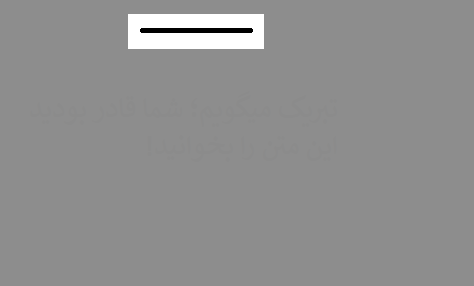
#> input picture gamma-correction/hidden.png, 474 x 286 px
$ jupyter execute Untitled.ipynb
#> lines starting #> are read from the running program, lines starting #| are printed output that depends on the picture
[cell 1]
import matplotlib.pyplot as plt
import numpy as np
import cv2

[cell 2]
image = cv2.imread('hidden.png',0)
#> image: shape (286, 474); min 0, max 255, mean 143.9
result = cv2.equalizeHist(image)
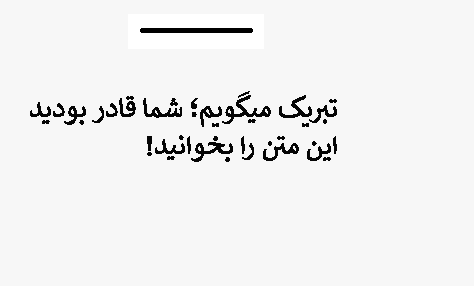
#> result: shape (286, 474); min 0, max 255, mean 240

[cell 3]
plt.figure(figsize=[8,4])
plt.subplot(121);plt.imshow(image, cmap = 'gray');plt.title('original')
plt.subplot(122);plt.imshow(result, cmap = 'gray');plt.title('enhanced')
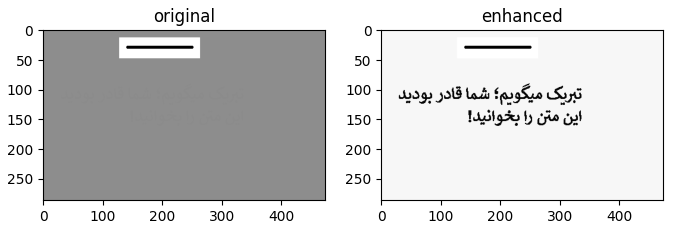
#> figure drawn by matplotlib, 2 panels
